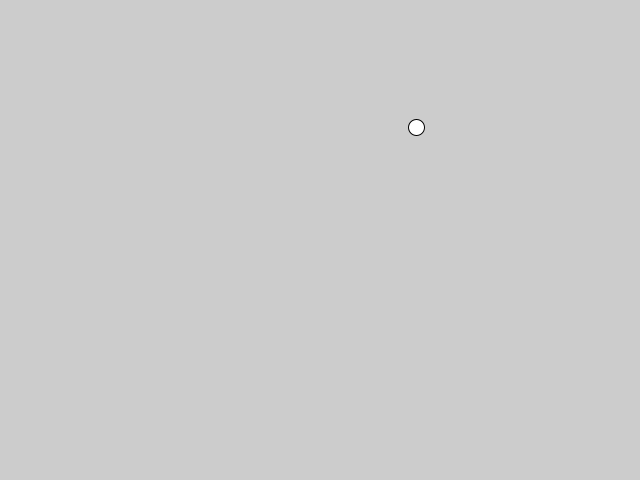
Frame 1 (no input)
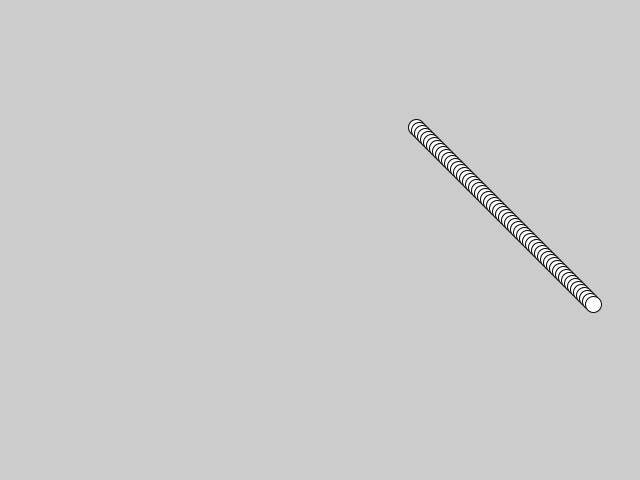
Frame 60 (the mouse pressed at the canvas centre just before this capture)
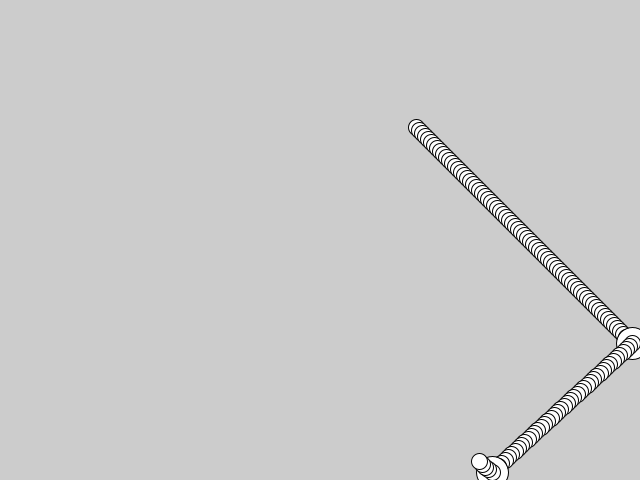
Frame 120 (the mouse held since frame 60 and released just before this capture)

The Processing sketch that drew these frames (run headless with seeded random() and noise(); from frame 60 on, the mouse is pressed at the canvas centre):

// Processing sketch: conditional02
// ── conditional02.pde

float x,y,radius, dirx,diry;

void setup() {
  size(640, 480);
  
  radius = 8;
  x = random(width);
  y = random(height);
  dirx = 3;
  diry = 3;
}

void draw() {

  x += dirx;
  y += diry;
  
  if(x >= width-radius || x <= radius){
   dirx *= -random(.9,1.1); 
    ellipse(x,y, radius*4, radius*4);
  }
  if(y >= height-radius || y <= radius){
   diry *= -random(.9,1.1); 
    ellipse(x,y, radius*4, radius*4);
  }
  
  ellipse(x,y, radius*2, radius*2);
}

/*
EXERCISE : 
1. create 3 variants to this program. play with different speeds, changin radius etc.  
*/
